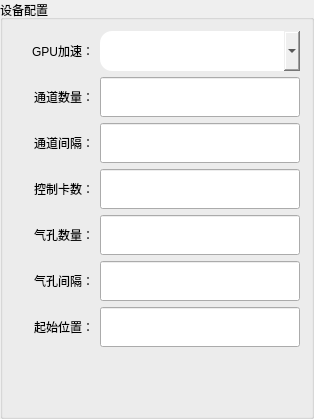
           <widget class="QGroupBox" name="groupBox">
            <property name="title">
             <string>设备配置</string>
            </property>
            <layout class="QVBoxLayout" name="verticalLayout_4">
             <item>
              <layout class="QHBoxLayout" name="horizontalLayout_3">
               <item>
                <widget class="QLabel" name="label_7">
                 <property name="minimumSize">
                  <size>
                   <width>80</width>
                   <height>40</height>
                  </size>
                 </property>
                 <property name="maximumSize">
                  <size>
                   <width>120</width>
                   <height>40</height>
                  </size>
                 </property>
                 <property name="text">
                  <string>GPU加速：</string>
                 </property>
                 <property name="alignment">
                  <set>Qt::AlignmentFlag::AlignRight|Qt::AlignmentFlag::AlignTrailing|Qt::AlignmentFlag::AlignVCenter</set>
                 </property>
                </widget>
               </item>
               <item>
                <widget class="QComboBox" name="Tab2_GPU_Combo">
                 <property name="sizePolicy">
                  <sizepolicy hsizetype="Preferred" vsizetype="Preferred">
                   <horstretch>0</horstretch>
                   <verstretch>0</verstretch>
                  </sizepolicy>
                 </property>
                 <property name="minimumSize">
                  <size>
                   <width>200</width>
                   <height>40</height>
                  </size>
                 </property>
                 <property name="styleSheet">
                  <string notr="true">border-radius: 12px;</string>
                 </property>
                </widget>
               </item>
              </layout>
             </item>
             <item>
              <layout class="QHBoxLayout" name="horizontalLayout_4">
               <item>
                <widget class="QLabel" name="label_8">
                 <property name="minimumSize">
                  <size>
                   <width>80</width>
                   <height>40</height>
                  </size>
                 </property>
                 <property name="maximumSize">
                  <size>
                   <width>120</width>
                   <height>40</height>
                  </size>
                 </property>
                 <property name="text">
                  <string>通道数量：</string>
                 </property>
                 <property name="alignment">
                  <set>Qt::AlignmentFlag::AlignRight|Qt::AlignmentFlag::AlignTrailing|Qt::AlignmentFlag::AlignVCenter</set>
                 </property>
                </widget>
               </item>
               <item>
                <widget class="QLineEdit" name="Tab2_Channel_Edit">
                 <property name="sizePolicy">
                  <sizepolicy hsizetype="Preferred" vsizetype="Preferred">
                   <horstretch>0</horstretch>
                   <verstretch>0</verstretch>
                  </sizepolicy>
                 </property>
                 <property name="minimumSize">
                  <size>
                   <width>200</width>
                   <height>40</height>
                  </size>
                 </property>
                 <property name="maximumSize">
                  <size>
                   <width>500</width>
                   <height>500</height>
                  </size>
                 </property>
                </widget>
               </item>
              </layout>
             </item>
             <item>
              <layout class="QHBoxLayout" name="horizontalLayout_5">
               <item>
                <widget class="QLabel" name="label_9">
                 <property name="minimumSize">
                  <size>
                   <width>80</width>
                   <height>40</height>
                  </size>
                 </property>
                 <property name="maximumSize">
                  <size>
                   <width>120</width>
                   <height>40</height>
                  </size>
                 </property>
                 <property name="text">
                  <string>通道间隔：</string>
                 </property>
                 <property name="alignment">
                  <set>Qt::AlignmentFlag::AlignRight|Qt::AlignmentFlag::AlignTrailing|Qt::AlignmentFlag::AlignVCenter</set>
                 </property>
                </widget>
               </item>
               <item>
                <widget class="QLineEdit" name="Tab2_ChannelInterval_Edit">
                 <property name="sizePolicy">
                  <sizepolicy hsizetype="Preferred" vsizetype="Preferred">
                   <horstretch>0</horstretch>
                   <verstretch>0</verstretch>
                  </sizepolicy>
                 </property>
                 <property name="minimumSize">
                  <size>
                   <width>200</width>
                   <height>40</height>
                  </size>
                 </property>
                 <property name="maximumSize">
                  <size>
                   <width>500</width>
                   <height>500</height>
                  </size>
                 </property>
                </widget>
               </item>
              </layout>
             </item>
             <item>
              <layout class="QHBoxLayout" name="horizontalLayout_6">
               <item>
                <widget class="QLabel" name="label_10">
                 <property name="minimumSize">
                  <size>
                   <width>80</width>
                   <height>40</height>
                  </size>
                 </property>
                 <property name="maximumSize">
                  <size>
                   <width>120</width>
                   <height>40</height>
                  </size>
                 </property>
                 <property name="text">
                  <string>控制卡数：</string>
                 </property>
                 <property name="alignment">
                  <set>Qt::AlignmentFlag::AlignRight|Qt::AlignmentFlag::AlignTrailing|Qt::AlignmentFlag::AlignVCenter</set>
                 </property>
                </widget>
               </item>
               <item>
                <widget class="QLineEdit" name="Tab2_CarCount_Edit">
                 <property name="sizePolicy">
                  <sizepolicy hsizetype="Preferred" vsizetype="Preferred">
                   <horstretch>0</horstretch>
                   <verstretch>0</verstretch>
                  </sizepolicy>
                 </property>
                 <property name="minimumSize">
                  <size>
                   <width>200</width>
                   <height>40</height>
                  </size>
                 </property>
                 <property name="maximumSize">
                  <size>
                   <width>500</width>
                   <height>500</height>
                  </size>
                 </property>
                </widget>
               </item>
              </layout>
             </item>
             <item>
              <layout class="QHBoxLayout" name="horizontalLayout_7">
               <item>
                <widget class="QLabel" name="label_11">
                 <property name="minimumSize">
                  <size>
                   <width>80</width>
                   <height>40</height>
                  </size>
                 </property>
                 <property name="maximumSize">
                  <size>
                   <width>120</width>
                   <height>40</height>
                  </size>
                 </property>
                 <property name="text">
                  <string>气孔数量：</string>
                 </property>
                 <property name="alignment">
                  <set>Qt::AlignmentFlag::AlignRight|Qt::AlignmentFlag::AlignTrailing|Qt::AlignmentFlag::AlignVCenter</set>
                 </property>
                </widget>
               </item>
               <item>
                <widget class="QLineEdit" name="Tab2_PoreCount_Edit">
                 <property name="sizePolicy">
                  <sizepolicy hsizetype="Preferred" vsizetype="Preferred">
                   <horstretch>0</horstretch>
                   <verstretch>0</verstretch>
                  </sizepolicy>
                 </property>
                 <property name="minimumSize">
                  <size>
                   <width>200</width>
                   <height>40</height>
                  </size>
                 </property>
                 <property name="maximumSize">
                  <size>
                   <width>500</width>
                   <height>500</height>
                  </size>
                 </property>
                </widget>
               </item>
              </layout>
             </item>
             <item>
              <layout class="QHBoxLayout" name="horizontalLayout_8">
               <item>
                <widget class="QLabel" name="label_12">
                 <property name="minimumSize">
                  <size>
                   <width>80</width>
                   <height>40</height>
                  </size>
                 </property>
                 <property name="maximumSize">
                  <size>
                   <width>120</width>
                   <height>40</height>
                  </size>
                 </property>
                 <property name="text">
                  <string>气孔间隔：</string>
                 </property>
                 <property name="alignment">
                  <set>Qt::AlignmentFlag::AlignRight|Qt::AlignmentFlag::AlignTrailing|Qt::AlignmentFlag::AlignVCenter</set>
                 </property>
                </widget>
               </item>
               <item>
                <widget class="QLineEdit" name="Tab2_PoreInterval_Edit">
                 <property name="sizePolicy">
                  <sizepolicy hsizetype="Preferred" vsizetype="Preferred">
                   <horstretch>0</horstretch>
                   <verstretch>0</verstretch>
                  </sizepolicy>
                 </property>
                 <property name="minimumSize">
                  <size>
                   <width>200</width>
                   <height>40</height>
                  </size>
                 </property>
                 <property name="maximumSize">
                  <size>
                   <width>500</width>
                   <height>500</height>
                  </size>
                 </property>
                </widget>
               </item>
              </layout>
             </item>
             <item>
              <layout class="QHBoxLayout" name="horizontalLayout_9">
               <item>
                <widget class="QLabel" name="label_13">
                 <property name="minimumSize">
                  <size>
                   <width>80</width>
                   <height>40</height>
                  </size>
                 </property>
                 <property name="maximumSize">
                  <size>
                   <width>120</width>
                   <height>40</height>
                  </size>
                 </property>
                 <property name="text">
                  <string>起始位置：</string>
                 </property>
                 <property name="alignment">
                  <set>Qt::AlignmentFlag::AlignRight|Qt::AlignmentFlag::AlignTrailing|Qt::AlignmentFlag::AlignVCenter</set>
                 </property>
                </widget>
               </item>
               <item>
                <widget class="QLineEdit" name="Tab2_BlowStartX_Edit">
                 <property name="sizePolicy">
                  <sizepolicy hsizetype="Preferred" vsizetype="Preferred">
                   <horstretch>0</horstretch>
                   <verstretch>0</verstretch>
                  </sizepolicy>
                 </property>
                 <property name="minimumSize">
                  <size>
                   <width>200</width>
                   <height>40</height>
                  </size>
                 </property>
                 <property name="maximumSize">
                  <size>
                   <width>500</width>
                   <height>500</height>
                  </size>
                 </property>
                </widget>
               </item>
              </layout>
             </item>
             <item>
              <spacer name="verticalSpacer">
               <property name="orientation">
                <enum>Qt::Orientation::Vertical</enum>
               </property>
               <property name="sizeHint" stdset="0">
                <size>
                 <width>20</width>
                 <height>58</height>
                </size>
               </property>
              </spacer>
             </item>
            </layout>
           </widget>
